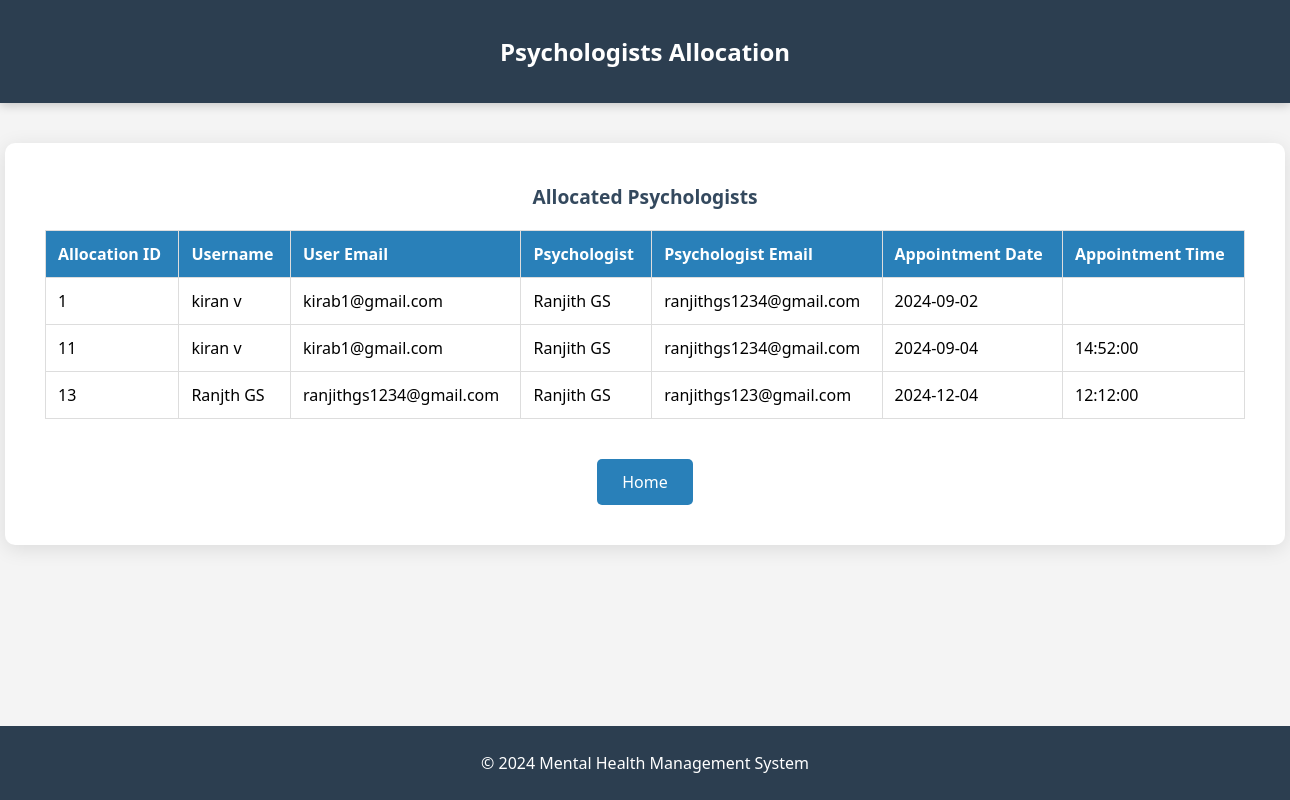
Screenshot of /allocation_data.php (signed in) with the database file from the repository.
### tables this page shows
CREATE TABLE `psychologists_allocation` (
  `allocation_id` int(11) NOT NULL,
  `user_id` int(11) NOT NULL,
  `psycho_id` int(11) NOT NULL,
  `appointment_date` date NOT NULL,
  `appointment_time` time DEFAULT NULL
);

CREATE TABLE `users` (
  `user_id` int(11) NOT NULL,
  `username` varchar(50) NOT NULL,
  `email` varchar(100) NOT NULL,
  `password` varchar(255) NOT NULL,
  `date_of_birth` date NOT NULL,
  `gender` enum('Male','Female','Other') NOT NULL,
  `phone_number` varchar(15) NOT NULL,
  `created_at` timestamp NOT NULL DEFAULT current_timestamp()
);

CREATE TABLE `psychologists` (
  `psycho_id` int(11) NOT NULL,
  `name` varchar(100) NOT NULL,
  `specialization` varchar(100) NOT NULL,
  `phone_number` varchar(15) NOT NULL,
  `email` varchar(100) NOT NULL,
  `years_of_experience` int(11) NOT NULL,
  `created_at` timestamp NOT NULL DEFAULT current_timestamp(),
  `availability` varchar(255) DEFAULT NULL,
  `password` varchar(255) DEFAULT NULL,
  `education` text DEFAULT NULL
);

### allocation_data.php (the view, shortened to what this page needs)
<?php
include 'db.php';
$sql = "SELECT pa.allocation_id, u.username, u.email AS user_email, p.name AS psychologist_name, p.email AS psychologist_email, pa.appointment_date, pa.appointment_time
        FROM psychologists_allocation pa
        JOIN users u ON pa.user_id = u.user_id
        JOIN psychologists p ON pa.psycho_id = p.psycho_id";
$result = $conn->query($sql);
?>
<!DOCTYPE html>
<html lang="en">
<head>
    <link rel="stylesheet" href="https://cdnjs.cloudflare.com/ajax/libs/font-awesome/5.15.4/css/all.min.css">
</head>
<body>
<header>
    <h2>Psychologists Allocation</h2>
</header>
<div class="container">
    <div class="table-header">Allocated Psychologists</div>
    <?php if ($result->num_rows > 0): ?>
        <table>
            <tr>
                <th>Allocation ID</th>
                <th>Username</th>
                <th>User Email</th>
                <th>Psychologist</th>
                <th>Psychologist Email</th>
                <th>Appointment Date</th>
                <th>Appointment Time</th>
            </tr>
            <?php while($row = $result->fetch_assoc()): ?>
            <tr>
                <td><?php echo htmlspecialchars($row['allocation_id']); ?></td>
                <td><?php echo htmlspecialchars($row['username']); ?></td>
                <td><?php echo htmlspecialchars($row['user_email']); ?></td>
                <td><?php echo htmlspecialchars($row['psychologist_name']); ?></td>
                <td><?php echo htmlspecialchars($row['psychologist_email']); ?></td>
                <td><?php echo htmlspecialchars($row['appointment_date']); ?></td>
                <td><?php echo htmlspecialchars($row['appointment_time']); ?></td>
            </tr>
            <?php endwhile; ?>
        </table>
    <?php else: ?>
        <p>No allocations found.</p>
    <?php endif; ?>
    <a href="employees_menu.php" class="home-button">Home</a>
</div>
<footer>
    <p>&copy; 2024 Mental Health Management System</p>
</footer>
</body>
</html>

### allocation_data.php (style rules this page uses)
body { font-family: 'Segoe UI', Tahoma, Geneva, Verdana, sans-serif; background-color: #f4f4f4; display: flex; flex-direction: column; min-height: 100vh; margin: 0; }
header { background-color: #2c3e50; color: white; padding: 15px; text-align: center; box-shadow: 0 2px 10px rgba(0, 0, 0, 0.2); }
footer { background-color: #2c3e50; color: white; text-align: center; padding: 10px; margin-top: auto; }
.container { background-color: #ffffff; padding: 40px; border-radius: 10px; box-shadow: 0 4px 20px rgba(0, 0, 0, 0.1); width: 100%; max-width: 1200px; margin: 40px auto; text-align: center; height: auto; }
table { width: 100%; border-collapse: collapse; margin-bottom: 20px; }
table, th, td { border: 1px solid #ddd; }
th, td { padding: 12px; text-align: left; }
th { background-color: #2980b9; color: white; }
.home-button { background-color: #2980b9; color: white; padding: 12px 25px; text-decoration: none; border-radius: 5px; display: inline-block; margin-top: 20px; transition: background-color 0.3s; }
.table-header { margin-bottom: 20px; font-size: 1.2rem; font-weight: bold; color: #34495e; }

### rows the page displays
psychologists_allocation: allocation_id "1", user.username "kiran v", user.email "kirab1@gmail.com", psycho.name "Ranjith GS", psycho.email "ranjithgs1234@gmail.com", appointment_date "2024-09-02"
psychologists_allocation: allocation_id "11", user.username "kiran v", user.email "kirab1@gmail.com", psycho.name "Ranjith GS", psycho.email "ranjithgs1234@gmail.com", appointment_date "2024-09-04", appointment_time "14:52:00"
psychologists_allocation: allocation_id "13", user.username "Ranjth GS", user.email "ranjithgs1234@gmail.com", psycho.name "Ranjith GS", psycho.email "ranjithgs123@gmail.com", appointment_date "2024-12-04", appointment_time "12:12:00"
